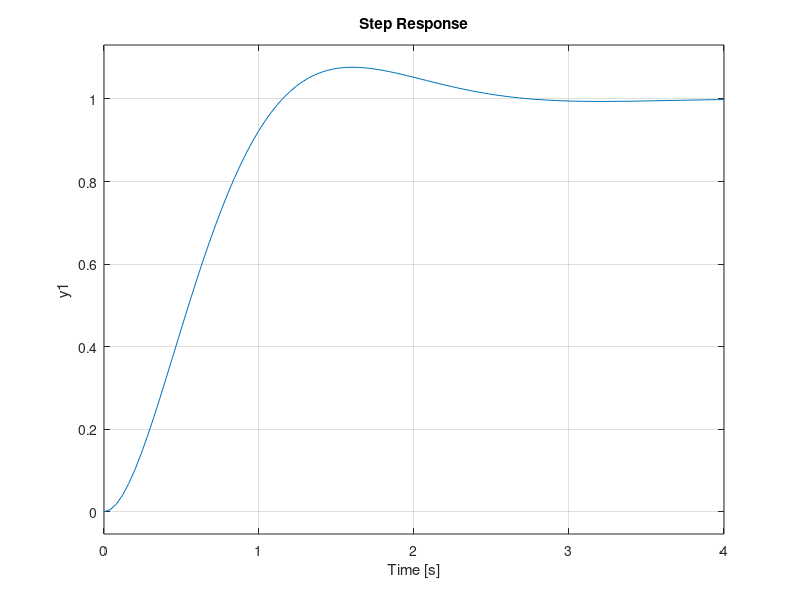

Write MATLAB code to recreate this figure.
% Lugar de las raíces
% Fecha: 24 de marzo de 2026
% 
% Servo
% datos de planta:
J = 0.00625;
B = 0.02;

% construccion de FTLA
K = 1;
G = tf(K,[J,B,0]);
% G es la funcion de transferencia de lazo abierto pq H = 1

rlocus(G)


K = 0.04;
FTLA = K*G;
FTLC = feedback(FTLA,1)

step(FTLC)
